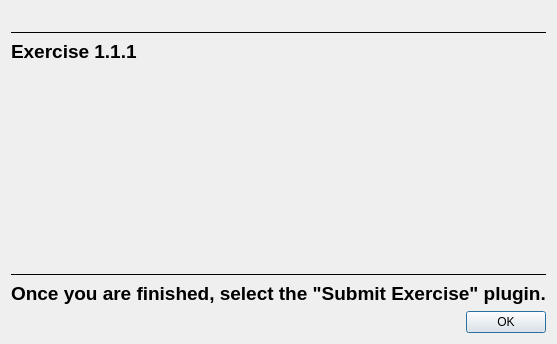
<?xml version="1.0" encoding="UTF-8"?>
<ui version="4.0">
 <class>Dialog</class>
 <widget class="QDialog" name="Dialog">
  <property name="geometry">
   <rect>
    <x>0</x>
    <y>0</y>
    <width>494</width>
    <height>344</height>
   </rect>
  </property>
  <property name="windowTitle">
   <string>Dialog</string>
  </property>
  <layout class="QVBoxLayout" name="verticalLayout">
   <item>
    <widget class="QLabel" name="header">
     <property name="frameShadow">
      <enum>QFrame::Plain</enum>
     </property>
     <property name="text">
      <string/>
     </property>
     <property name="pixmap">
      <pixmap>data/header.png</pixmap>
     </property>
    </widget>
   </item>
   <item>
    <widget class="Line" name="line_2">
     <property name="frameShadow">
      <enum>QFrame::Plain</enum>
     </property>
     <property name="orientation">
      <enum>Qt::Horizontal</enum>
     </property>
    </widget>
   </item>
   <item>
    <widget class="QLabel" name="exerciseLabel">
     <property name="font">
      <font>
       <pointsize>14</pointsize>
       <weight>75</weight>
       <bold>true</bold>
      </font>
     </property>
     <property name="text">
      <string>Exercise 1.1.1</string>
     </property>
    </widget>
   </item>
   <item>
    <widget class="QLabel" name="instructionsLabel">
     <property name="font">
      <font>
       <weight>75</weight>
       <bold>true</bold>
      </font>
     </property>
     <property name="text">
      <string/>
     </property>
     <property name="wordWrap">
      <bool>true</bool>
     </property>
    </widget>
   </item>
   <item>
    <spacer name="verticalSpacer">
     <property name="orientation">
      <enum>Qt::Vertical</enum>
     </property>
     <property name="sizeHint" stdset="0">
      <size>
       <width>20</width>
       <height>40</height>
      </size>
     </property>
    </spacer>
   </item>
   <item>
    <widget class="Line" name="line">
     <property name="frameShadow">
      <enum>QFrame::Plain</enum>
     </property>
     <property name="orientation">
      <enum>Qt::Horizontal</enum>
     </property>
    </widget>
   </item>
   <item>
    <widget class="QLabel" name="exerciseLabel_2">
     <property name="font">
      <font>
       <pointsize>14</pointsize>
       <weight>75</weight>
       <bold>true</bold>
      </font>
     </property>
     <property name="text">
      <string>Once you are finished, select the &quot;Submit Exercise&quot; plugin.</string>
     </property>
    </widget>
   </item>
   <item>
    <widget class="QDialogButtonBox" name="buttonBox">
     <property name="standardButtons">
      <set>QDialogButtonBox::Ok</set>
     </property>
    </widget>
   </item>
  </layout>
 </widget>
 <resources/>
 <connections/>
</ui>
